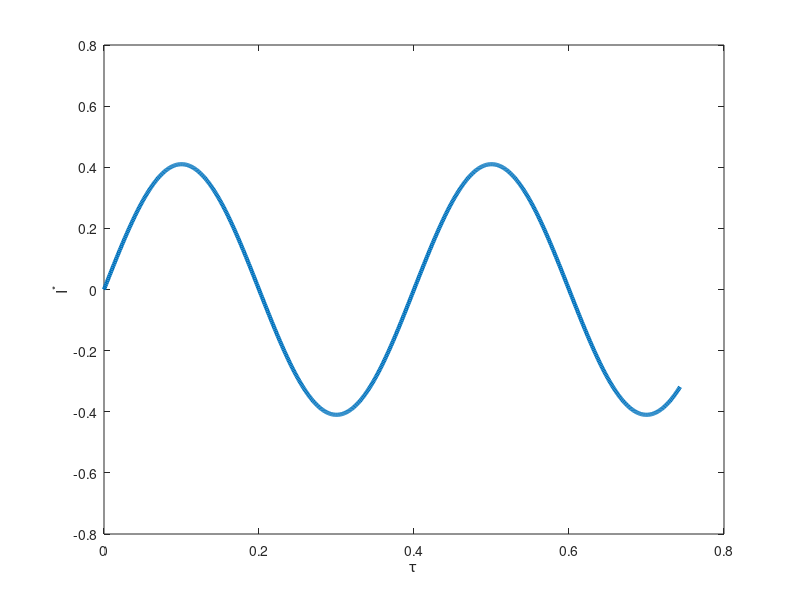

MATLAB code to generate this figure: (Note: this script raises an error after producing the figure.)
%%%%%%%%%%%%%%%%%%%%%%%%%%%%%%%%%%%%%%%%%%%%%%%
%%% Script to solve the simple example
%%%     for model inadequecy
%%%%%%%%%%%%%%%%%%%%%%%%%%%%%%%%%%%%%%%%%%
clear all
close all
clc


%% Parameters
kappa = 0.0195174;   %--- sec/m
sigma = 52.1;        %--- sec/m
gamma = kappa/sigma;
L = 50e-6;           %--- m
C = 0.03134;         %--- F/m2
a = 4.19956e7/C;     %--- m
V0 = 1.25;           %--- volt
Iunscaled = 200;     %--- Amp/m^2
Ls = 25e-6;          %--- m
kappa_s = 0.0311627; %--- sec/m
Time = 4;            %--- sec

Nt = 800;            %--- number of time steps
Nx = 800;            %--- number of space steps


%% Domain
t = linspace(0,Time , Nt);  %--- sec
x = linspace(0,L , Nx);

% convert to nondimesional values
tau = (kappa*sigma/(kappa+sigma))*(1/(a*C*L^2)) .* t;
xi = x ./ L;
Nxi = Nx ; Ntau = Nt;

%% Applied Current

t_conv = a*C*L^2*(kappa+sigma)/(kappa*sigma);

Iamp = (Iunscaled*(L/V0)*((kappa+sigma)/(sigma*kappa)));
% Ins = Iamp*square(6*pi*tau');
Ins = Iamp*sin(5*pi*tau');
I = Ins';
%I = smooth(Ins,'moving');

figure
plot(tau,I,'LineWidth',3);
xlabel('\tau'); ylabel('I^*');
prop_plots


%%========================================================
%% Solution of LF model

% compute eta avg
eta_bar(1) = tau(1)*I(1);
for i = 2 : size(tau,2)
    eta_bar(i) = trapz(tau(1:i),I(1:i));
end
figure
plot(tau,eta_bar,'r','LineWidth',3);
xlabel('\tau'); ylabel('\eta_{avg}');
prop_plots


for i = 1 : size(tau,2) % time
    for j = 1 : size(xi,2) % space
        etaLF(j,i) = (I(i)/2)*xi(j)^2 - ((I(i)*gamma)/(1+gamma))*xi(j) + eta_bar(i) - I(i)/6 + (I(i)*gamma)/(2*I(i)+2*gamma);
    end
end

figure
surf(tau, xi, etaLF,'EdgeColor','none')
xlabel('\tau'); ylabel('\xi'); zlabel('{\eta}_{LF}');
prop_plots

figure
plot(xi,etaLF(:,Nt*0.25),'--','LineWidth',3); hold on
plot(xi,etaLF(:,Nt*0.5),'LineWidth',3); plot(xi,etaLF(:,Nt*0.75),'LineWidth',3);
plot(xi,etaLF(:,Nt*1),'-o','LineWidth',3);
legend('\tau=0.25\tau_{total}', '\tau=0.5\tau_{total}', '\tau=0.75\tau_{total}','\tau=\tau_{total}')
xlabel('\xi'); ylabel('{\eta}_{LF}');
prop_plots

figure
plot(tau,etaLF(Nx*0.25,:),'--','LineWidth',3); hold on
plot(tau,etaLF(Nx*0.5,:),'LineWidth',3); plot(tau,etaLF(Nx*0.75,:),'LineWidth',3);
plot(tau,etaLF(Nx*1,:),'-o','LineWidth',3);
legend('\xi=0.25\xi_{total}', '\xi=0.5\xi_{total}', '\xi=0.75\xi_{total}','\xi=\xi_{total}')
xlabel('\tau'); ylabel('{\eta}_{LF}');
prop_plots


%%========================================================
%% Solution of HF model
%
% Neumann BCs:
%-- alpha at xi=0
alpha = -I.*(gamma/(1+gamma));
%-- beta at xi=1
beta  =  I.*(1/(1+gamma));

% IC:
eta0(:,1) = 0;


% solving HF pde+bc using finite difference
etaHF = fdm(tau(1),tau(end),xi(1),xi(end), Ntau,Nxi, alpha, beta, eta0);

figure
surf(tau, xi, etaHF,'EdgeColor','none')
xlabel('\tau'); ylabel('\xi'); zlabel('{\eta}_{HF}');
prop_plots


figure
plot(xi,etaHF(:,Nt*0.25),'--','LineWidth',3); hold on
plot(xi,etaHF(:,Nt*0.5),'LineWidth',3); plot(xi,etaHF(:,Nt*0.75),'LineWidth',3);
plot(xi,etaHF(:,Nt*1),'-o','LineWidth',3);
legend('\tau=0.25\tau_{total}', '\tau=0.5\tau_{total}', '\tau=0.75\tau_{total}','\tau=\tau_{total}')
xlabel('\xi'); ylabel('{\eta}_{HF}');
prop_plots

figure
plot(tau,etaHF(Nx*0.25,:),'--','LineWidth',3); hold on
plot(tau,etaHF(Nx*0.5,:),'LineWidth',3); plot(tau,etaHF(Nx*0.75,:),'LineWidth',3);
plot(tau,etaHF(Nx*1,:),'-o','LineWidth',3);
legend('\xi=0.25\xi_{total}', '\xi=0.5\xi_{total}', '\xi=0.75\xi_{total}','\xi=\xi_{total}')
xlabel('\tau'); ylabel('{\eta}_{HF}');
prop_plots


%%========================================================
%% QoI: Vcell
etaHF_xi0 = etaHF(1,:);
etaHF_xi1 = etaHF(end,:);
etaLF_xi0 = etaLF(1,:);
etaLF_xi1 = etaLF(end,:);

V_elecHF = ((1+2*gamma)/(1+gamma))*etaHF_xi1 - (gamma/(1+gamma))*etaHF_xi0 - (gamma/(1+gamma)^2)*I;
V_elecLF = ((1+2*gamma)/(1+gamma))*etaLF_xi1 - (gamma/(1+gamma))*etaLF_xi0 - (gamma/(1+gamma)^2)*I;

B = (Ls/kappa_s)*(kappa*sigma/(L*(kappa+sigma)));

V_cellHF = 1 - 0.5*B*I - V_elecHF;
V_cellLF = 1 - 0.5*B*I - V_elecLF;

figure
plot(tau,V_cellHF,'--b','LineWidth',3); hold on
plot(tau,V_cellLF,'r','LineWidth',3);
legend('HF model', 'LF model')
xlabel('\tau'); ylabel('V_{cell}');
prop_plots

figure
plot(I,V_elecHF,'--b','LineWidth',3); hold on
plot(I,V_elecLF,'r','LineWidth',3);
legend('HF model', 'LF model')
xlabel('I'); ylabel('V^*_{cell}');
prop_plots

%% Error in Velectrod

error_Velec = V_elecHF - V_elecLF;

figure
plot(tau,error_Velec,'b','LineWidth',3); hold on
xlabel('\tau'); ylabel('\epsilon_{Velec}');
prop_plots

%%========================================================
%% Save in data file
M = [tau' I' error_Velec'];
csvwrite('error_in_qoi_sin.txt',M);


